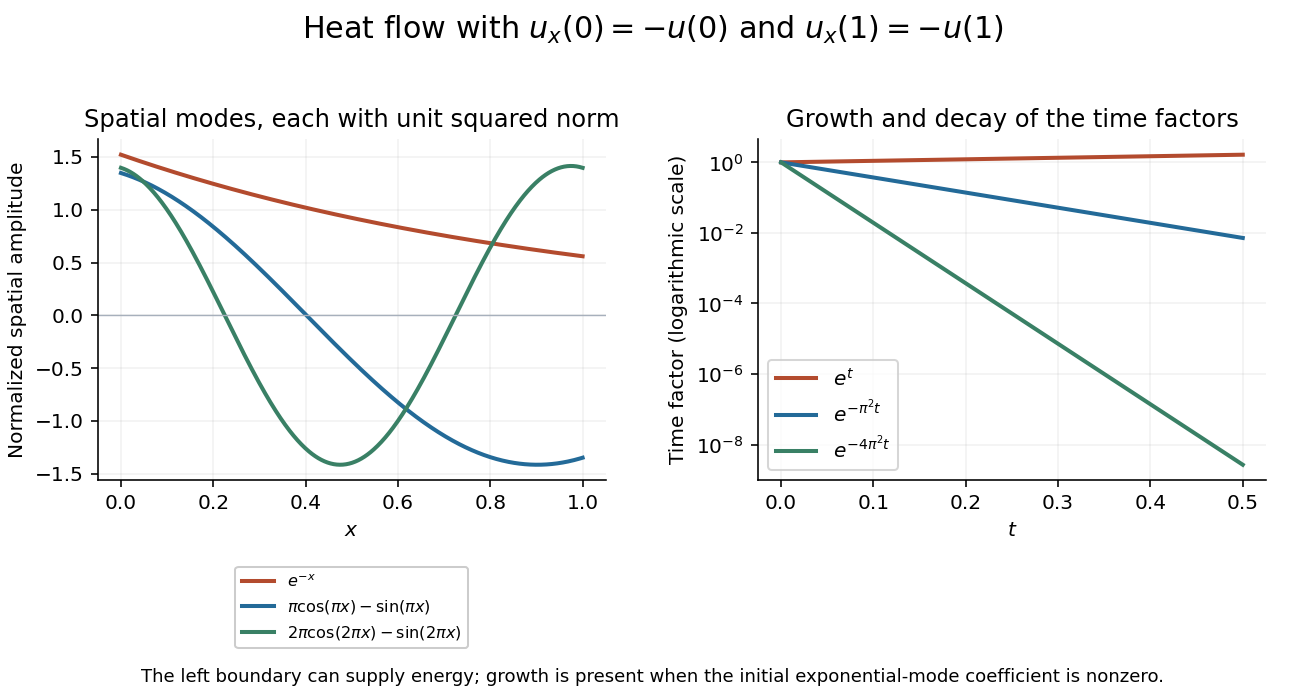

Write Python code to recreate this figure.
"""Original Robin heat-mode illustration. Python 3.14, NumPy 2.3, Matplotlib 3.10.
Run in the mirrored _media directory; white PNG output is relative to cwd.
"""
from pathlib import Path
import matplotlib
matplotlib.use('Agg')
import matplotlib.pyplot as plt
import numpy as np

x=np.linspace(0,1,600);t=np.linspace(0,.5,600)
fig,axes=plt.subplots(1,2,figsize=(9,4.8),facecolor='white')
colors=['#b34b2e','#236a98','#398065']
labels=[r'$e^{-x}$',r'$\pi\cos(\pi x)-\sin(\pi x)$',r'$2\pi\cos(2\pi x)-\sin(2\pi x)$']
spatial=[np.exp(-x)/np.sqrt((1-np.exp(-2))/2)]
for n in [1,2]:spatial.append((n*np.pi*np.cos(n*np.pi*x)-np.sin(n*np.pi*x))/np.sqrt((n*n*np.pi*np.pi+1)/2))
for y,color,label in zip(spatial,colors,labels):axes[0].plot(x,y,color=color,label=label,lw=2)
axes[0].axhline(0,color='#a7b0bc',lw=.7)
axes[0].set(xlabel='$x$',ylabel='Normalized spatial amplitude',title='Spatial modes, each with unit squared norm')
axes[0].legend(fontsize=8,loc='upper center',bbox_to_anchor=(.5,-.23),framealpha=1)
for exponent,color,label in zip([1,-np.pi**2,-4*np.pi**2],colors,[r'$e^t$',r'$e^{-\pi^2t}$',r'$e^{-4\pi^2t}$']):
    axes[1].semilogy(t,np.exp(exponent*t),color=color,label=label,lw=2)
axes[1].set(xlabel='$t$',ylabel='Time factor (logarithmic scale)',title='Growth and decay of the time factors')
axes[1].legend(fontsize=10)
for ax in axes:ax.grid(alpha=.17);ax.spines[['top','right']].set_visible(False)
fig.suptitle(r'Heat flow with $u_x(0)=-u(0)$ and $u_x(1)=-u(1)$',fontsize=15,y=.98)
fig.text(.5,.02,'The left boundary can supply energy; growth is present when the initial exponential-mode coefficient is nonzero.',ha='center',fontsize=9)
fig.subplots_adjust(left=.075,right=.97,top=.8,bottom=.31,wspace=.3)
fig.savefig(Path.cwd()/Path(__file__).with_suffix('.png').name,dpi=145,facecolor='white')
plt.close(fig)
